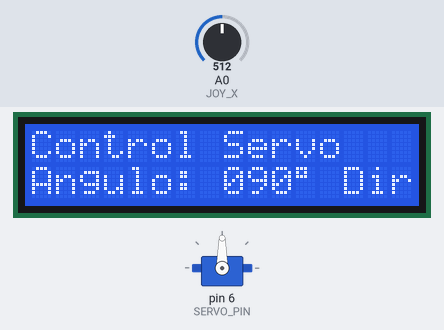
This sketch was run on a simulated Arduino Uno, built with avr-gcc and run on an emulated ATmega328P. Parts: servo, 16×2 character LCD. Inputs (shaded band) come from the test bench; at power-on: A0 (JOY_X) = 512.

Above: at 2.4 s.
2.5 s: A0 (JOY_X) set to 619
4.0 s: A0 (JOY_X) set to 646
At 4.11 s:
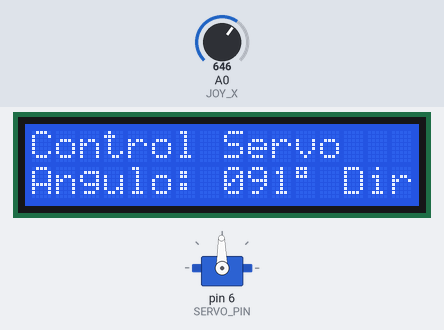
At 5.89 s:
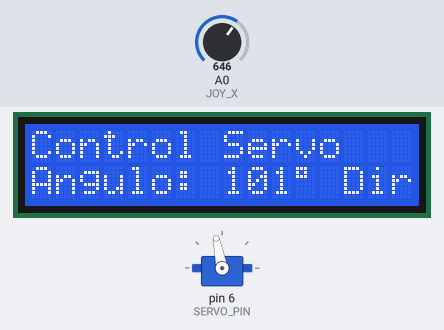
6.0 s: A0 (JOY_X) set to 122
At 6.22 s:
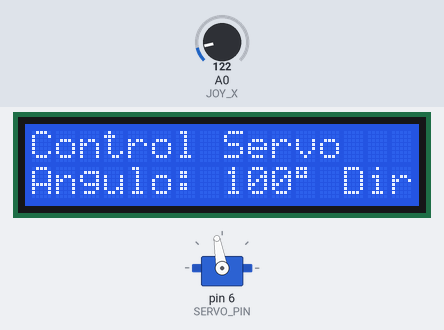
7.8 s: A0 (JOY_X) set to 0
9.6 s: A0 (JOY_X) set to 382
12.6 s: A0 (JOY_X) set to 409
At 13.5 s:
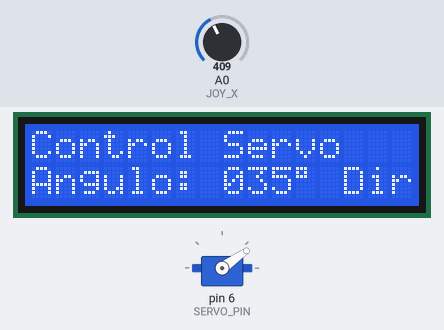
Timing chart, 0 to 15.1 s (numbered marks = the images above; inputs shaded):
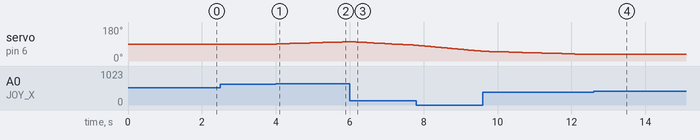

Measured:
- the behaviour switches between 632 and 633 on A0 (JOY_X) (found by bisection; images 0 and 1)
- the behaviour switches between 391 and 392 on A0 (JOY_X) (found by bisection; images 3 and 4)
- after the input at 2.5 s, every drawn part: stays the same
- after the input at 4.0 s, servo on pin 6 (SERVO_PIN): moves from 90° to 102° over 2.0 s, starting at once; the display: changes at once (image 1)
- after the input at 6.0 s, the display: first changes after 0.08 s (image 3 shows a later state)
- after the input at 12.6 s, servo on pin 6 (SERVO_PIN): stays 35° (without the input it goes to 34° after 0.02 s)

The sketch:

joystick_servo_motor_code_copy_20260201181535.ino
```cpp
#include <LiquidCrystal.h>
#include <Servo.h>

// ---------------- LCD 16x2 (paralelo) ----------------
// RS, E, D4, D5, D6, D7
LiquidCrystal lcd(12, 11, 10, 9, 8, 7);

// ---------------- Servo ----------------
Servo servo;
#define SERVO_PIN 6

// ---------------- Joystick ----------------
#define JOY_X A0     // esquerda/direita (HORZ)
#define JOY_Y A1     // opcional (VERT)
#define JOY_SEL 2    // opcional (clique)

// ---------------- Parâmetros ----------------
int angulo = 90;                 // arranca ao meio
const int ANG_MIN = 0;
const int ANG_MAX = 180;

// Centro do ADC (aprox.)
const int ADC_CENTER = 512;

// Zona morta (ajustar consoante joystick)
const int DEADZONE = 120;         // 80..180 típico

// Controlo de repetição
unsigned long tStep = 0;

// Para evitar “flicker” no LCD
int lastShownAngle = -1;
char lastDir = '?';

// ---------------------------------------------------------
void setup() {
  pinMode(JOY_SEL, INPUT_PULLUP); // fica preparado, se quiseres usar

  servo.attach(SERVO_PIN);
  servo.write(angulo);

  lcd.begin(16, 2);
  lcd.clear();
  lcd.setCursor(0, 0);
  lcd.print("Joystick + Servo");
  lcd.setCursor(0, 1);
  lcd.print("Angulo: 090 deg");
  delay(1200);
  lcd.clear();
}

// ---------------------------------------------------------
// Calcula direcção e “força” do joystick no eixo X
// Retorna: dir = 'L', 'R' ou 'C' (centro)
// e também devolve magnitude (0..511)
char lerDireccaoX(int &mag) {
  int x = analogRead(JOY_X);
  int delta = x - ADC_CENTER;

  if (delta > DEADZONE) {      // esquerda (no Wokwi, HORZ 1023=left)
    mag = delta;
    return 'L';
  }
  if (delta < -DEADZONE) {     // direita (no Wokwi, HORZ 0=right)
    mag = -delta;
    return 'R';
  }

  mag = 0;
  return 'C';
}

// ---------------------------------------------------------
// Define intervalo entre passos em função do desvio do joystick
// quanto mais desviado, mais rápido
unsigned long intervaloPorMag(int mag) {
  // mag ~ 0..511
  // perto do limite: 50 ms (rápido)
  // pouco desvio:   220 ms (lento)
  if (mag < 0) mag = 0;
  if (mag > 511) mag = 511;
  return (unsigned long)map(mag, 0, 511, 220, 50);
}

// ---------------------------------------------------------
void mostrarLCD(int ang, char dir) {
  if (ang == lastShownAngle && dir == lastDir) return;

  lastShownAngle = ang;
  lastDir = dir;

  lcd.setCursor(0, 0);
  lcd.print("Control Servo   ");

  lcd.setCursor(0, 1);
  lcd.print("Angulo: ");

  // imprimir com 3 dígitos (000..180)
  if (ang < 100) lcd.print("0");
  if (ang < 10)  lcd.print("0");
  lcd.print(ang);

  lcd.print((char)223); // símbolo grau (muitos LCDs aceitam)
  lcd.print(" ");

  lcd.print("Dir:");
  lcd.print(dir);
  lcd.print(" ");
}

// ---------------------------------------------------------
void loop() {
  int mag = 0;
  char dir = lerDireccaoX(mag);

  // centro: não mexe
  if (dir == 'C') {
    mostrarLCD(angulo, 'C');
    delay(30);
    return;
  }

  // controlo de repetição conforme “força”
  unsigned long dt = intervaloPorMag(mag);
  unsigned long now = millis();

  if (now - tStep >= dt) {
    tStep = now;

    if (dir == 'L') angulo++;   // esquerda -> aumenta
    if (dir == 'R') angulo--;   // direita  -> diminui

    if (angulo < ANG_MIN) angulo = ANG_MIN;
    if (angulo > ANG_MAX) angulo = ANG_MAX;

    servo.write(angulo);
    mostrarLCD(angulo, dir);
  }

  delay(10);
}
```
